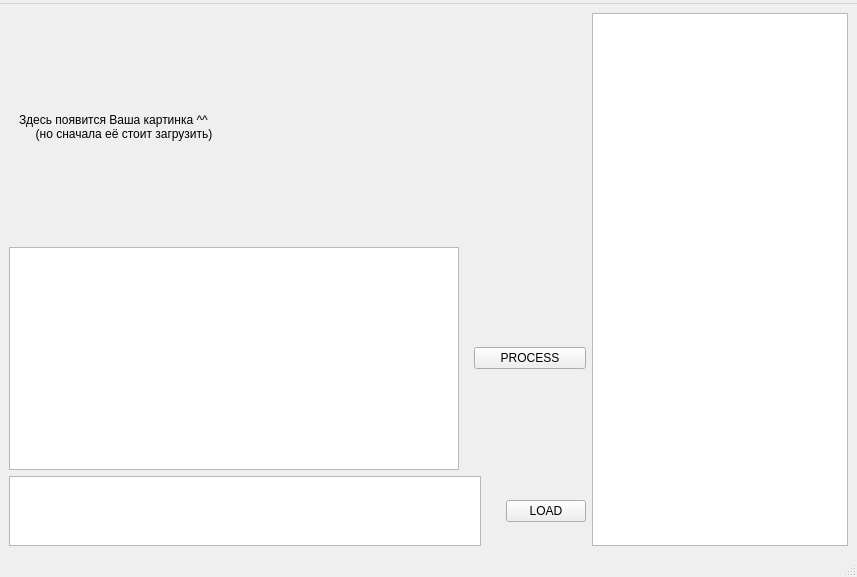
<?xml version="1.0" encoding="UTF-8"?>
<ui version="4.0">
 <class>MainWindow</class>
 <widget class="QMainWindow" name="MainWindow">
  <property name="geometry">
   <rect>
    <x>0</x>
    <y>0</y>
    <width>857</width>
    <height>577</height>
   </rect>
  </property>
  <property name="windowTitle">
   <string>Image Augmentation</string>
  </property>
  <widget class="QWidget" name="centralwidget">
   <property name="sizePolicy">
    <sizepolicy hsizetype="Preferred" vsizetype="Preferred">
     <horstretch>0</horstretch>
     <verstretch>0</verstretch>
    </sizepolicy>
   </property>
   <layout class="QHBoxLayout" name="horizontalLayout_2">
    <item>
     <layout class="QHBoxLayout" name="horizontalLayout">
      <item>
       <layout class="QVBoxLayout" name="verticalLayout_2" stretch="2,10000,2,4000,2,5">
        <property name="sizeConstraint">
         <enum>QLayout::SetMinAndMaxSize</enum>
        </property>
        <item>
         <spacer name="verticalSpacer_6">
          <property name="orientation">
           <enum>Qt::Vertical</enum>
          </property>
          <property name="sizeHint" stdset="0">
           <size>
            <width>20</width>
            <height>40</height>
           </size>
          </property>
         </spacer>
        </item>
        <item>
         <layout class="QHBoxLayout" name="horizontalLayout_4">
          <item>
           <spacer name="horizontalSpacer_5">
            <property name="orientation">
             <enum>Qt::Horizontal</enum>
            </property>
            <property name="sizeType">
             <enum>QSizePolicy::Minimum</enum>
            </property>
            <property name="sizeHint" stdset="0">
             <size>
              <width>10</width>
              <height>20</height>
             </size>
            </property>
           </spacer>
          </item>
          <item>
           <widget class="QLabel" name="label_image">
            <property name="text">
             <string>Здесь появится Ваша картинка ^^ 
     (но сначала её стоит загрузить)</string>
            </property>
           </widget>
          </item>
          <item>
           <spacer name="horizontalSpacer_6">
            <property name="orientation">
             <enum>Qt::Horizontal</enum>
            </property>
            <property name="sizeType">
             <enum>QSizePolicy::MinimumExpanding</enum>
            </property>
            <property name="sizeHint" stdset="0">
             <size>
              <width>40</width>
              <height>20</height>
             </size>
            </property>
           </spacer>
          </item>
         </layout>
        </item>
        <item>
         <spacer name="verticalSpacer_5">
          <property name="orientation">
           <enum>Qt::Vertical</enum>
          </property>
          <property name="sizeHint" stdset="0">
           <size>
            <width>20</width>
            <height>40</height>
           </size>
          </property>
         </spacer>
        </item>
        <item>
         <layout class="QHBoxLayout" name="horizontalLayout_5" stretch="200,4,50">
          <item>
           <widget class="QTextBrowser" name="textBrowser_message"/>
          </item>
          <item>
           <spacer name="horizontalSpacer_7">
            <property name="orientation">
             <enum>Qt::Horizontal</enum>
            </property>
            <property name="sizeHint" stdset="0">
             <size>
              <width>40</width>
              <height>20</height>
             </size>
            </property>
           </spacer>
          </item>
          <item>
           <widget class="QPushButton" name="pushButton_process">
            <property name="text">
             <string>PROCESS</string>
            </property>
           </widget>
          </item>
         </layout>
        </item>
        <item>
         <spacer name="verticalSpacer_4">
          <property name="orientation">
           <enum>Qt::Vertical</enum>
          </property>
          <property name="sizeHint" stdset="0">
           <size>
            <width>20</width>
            <height>40</height>
           </size>
          </property>
         </spacer>
        </item>
        <item>
         <layout class="QHBoxLayout" name="horizontalLayout_3" stretch="100,4,10">
          <property name="sizeConstraint">
           <enum>QLayout::SetMinAndMaxSize</enum>
          </property>
          <item>
           <widget class="QTextEdit" name="textEdit_path"/>
          </item>
          <item>
           <spacer name="horizontalSpacer_4">
            <property name="orientation">
             <enum>Qt::Horizontal</enum>
            </property>
            <property name="sizeHint" stdset="0">
             <size>
              <width>40</width>
              <height>20</height>
             </size>
            </property>
           </spacer>
          </item>
          <item>
           <widget class="QPushButton" name="pushButton_load">
            <property name="text">
             <string>LOAD</string>
            </property>
           </widget>
          </item>
         </layout>
        </item>
       </layout>
      </item>
      <item>
       <widget class="QListWidget" name="listWidget_algo">
        <property name="sizePolicy">
         <sizepolicy hsizetype="Fixed" vsizetype="Expanding">
          <horstretch>0</horstretch>
          <verstretch>0</verstretch>
         </sizepolicy>
        </property>
        <property name="cursor" stdset="0">
         <cursorShape>WhatsThisCursor</cursorShape>
        </property>
       </widget>
      </item>
     </layout>
    </item>
   </layout>
  </widget>
  <widget class="QMenuBar" name="menubar">
   <property name="geometry">
    <rect>
     <x>0</x>
     <y>0</y>
     <width>857</width>
     <height>28</height>
    </rect>
   </property>
   <widget class="QMenu" name="menu">
    <property name="title">
     <string/>
    </property>
   </widget>
   <addaction name="menu"/>
  </widget>
  <widget class="QStatusBar" name="statusbar"/>
  <action name="action">
   <property name="text">
    <string/>
   </property>
  </action>
 </widget>
 <resources/>
 <connections/>
</ui>
